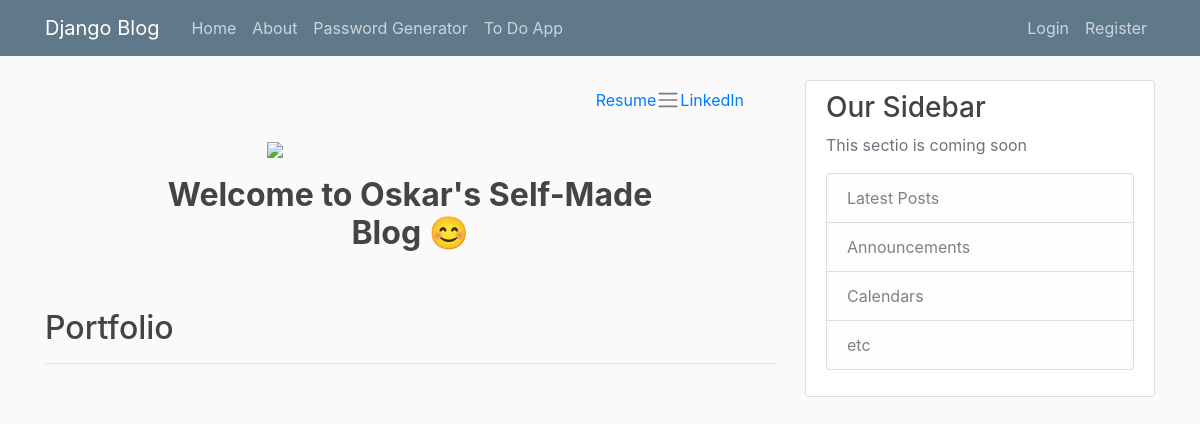
Page /about/ on the earlier database version.
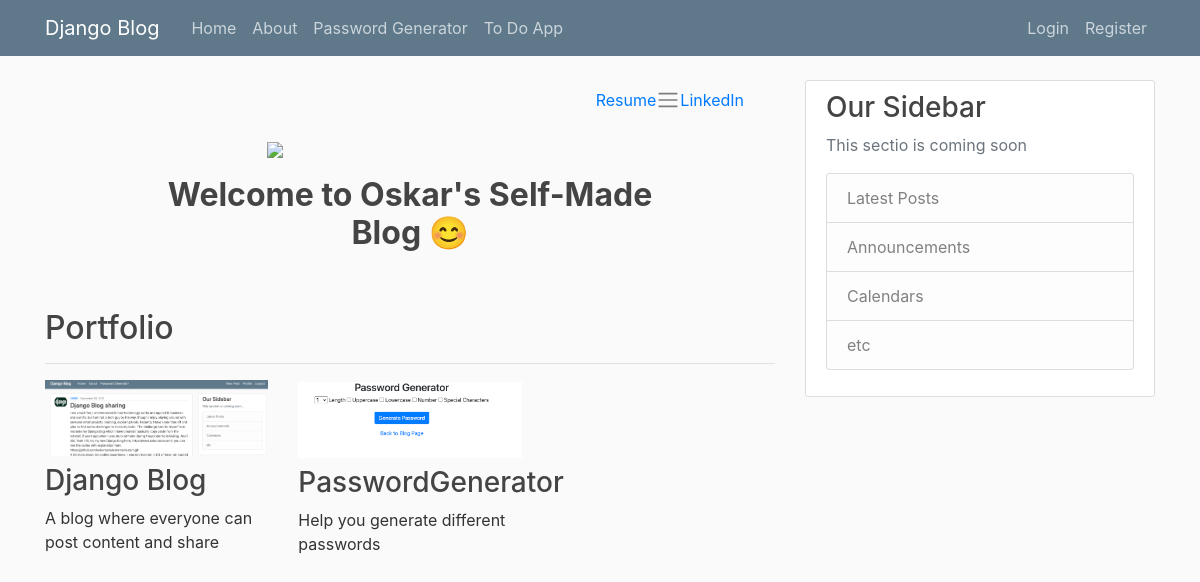
Same page on the later database version.
### blog/models.py (models this page shows, shortened)
class Project(models.Model):
          title = models.CharField(max_length = 100)
          description = models.CharField(max_length = 250)
          image = models.ImageField(upload_to = 'portfolio/images/')
          url = models.URLField(blank= True)

### blog/views.py (the view)
# urls.py: path("about/", views.about, name = 'blog-about'),
def about(request):
          projects = Project.objects.all()
          return render(request,'blog/about.html', {'projects': projects})

### blog/templates/blog/about.html
{% extends "blog/base.html"%}
{% load static %}
{% block content%}
<nav id="topNav" class="navbar navbar-expand-md navbar-light">
          <div class="container">
            <div class="collapse navbar-collapse text-center" id="navbarNav">
              <ul class="navbar-nav ml-auto">
                <li class="nav-item">
                  <a class="nav-brand" href="{% static 'blog/oskar_resume.pdf' %}">Resume</a>
                </li>
                <span class="navbar-toggler-icon"></span>
                <li class="nav-item">
                  <a class="nav-brand" href="https://www.linkedin.com/in/tencentcloudoskar/" target="_blank">LinkedIn</a>
                </li>
              </ul>
            </div>
          </div>
</nav>
<div class="row justify-content-center my-3">
          <div class="col-5">
            <img src="{% static 'blog/Oskar_photo.jpeg' %}" class="img-fluid">
          </div>
        </div>
        <div class="row justify-content-center mb-3">
          <div class="col-md-9 text-center">
            <h2 id="hometext" class="font-weight-bold"> Welcome to Oskar's Self-Made Blog 😊</h2>
          </div>
        </div>
        <h2 class="mt-5">Portfolio</h2>
        <hr>
        <div class="row">
          {% for project in projects %}
          <div class="col-lg-4 col-md-6">
            {% if project.url %}
            <a href="{{ project.url }}">
              <img src="{{ project.image.url }}" class="img-fluid mb-2">
            </a>
            {% else %}
            <img src="{{ project.image.url }}" class="img-fluid mb-2">
            {% endif %}
            <h3>{{ project.title }}</h3>
            <p>{{ project.description }}</p>
          </div>
          {% endfor %}
        </div>
 {% endblock content%}

Differences in the rows shown:
added Project: image (picture), title "Django Blog", description "A blog where everyone can post content and share"
added Project: image (picture), title "PasswordGenerator", description "Help you generate different passwords"
